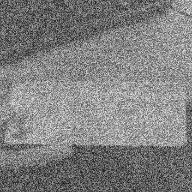
#> input picture amit_bhardwaj_ht/gray_train_val_test/train/full_visibility/GICSD_10_3_113.png, 192 x 192 px; its folder holds only this picture in this run
$ python train.py
#> lines starting #> are read from the running program, lines starting #| are printed output that depends on the picture
# -*- coding: utf-8 -*-
"""
Created on Thu Jun 3 01:06:56 2020

@author: Amit B
"""

import cv2
import numpy as np
import os


# Get the training classes names and store them in a list
#folder names for class names

train_path = './gray_train_val_test/train/'
training_names = os.listdir(train_path)
# Get path to all images and save them in a list
# image_paths and the corresponding label in image_paths
image_paths = []
image_classes = []
class_id = 0

#To make it easy to list all file names in a directory let us define a function
#
def imglist(path):
    #print([os.path.join(path, f) for f in os.listdir(path)])
    return [os.path.join(path, f) for f in os.listdir(path)]
#Fill the placeholder empty lists with image path, classes, and add class ID number
#

for training_name in training_names:
    #print(training_name)
    dir = os.path.join(train_path, training_name)
    class_path = imglist(dir)
    #print(class_path)
    image_paths+=class_path

    image_classes+=[class_id]*len(class_path)
    print(image_classes)
    class_id+=1


#print(image_paths,image_classes)

#Create feature extraction and keypoint detector objects
    #SIFT is not available anymore in openCV
# Create List where all the descriptors will be stored
des_list = []

brisk = cv2.BRISK_create(30)

for image_path in image_paths:
    im = cv2.imread(image_path)
#> im is the input picture: shape (192, 192, 3); min 13, max 237, mean 128.3
    kpts, des = brisk.detectAndCompute(im, None)
#> kpts = 1315 keypoints; strongest (x, y, size): (20, 44, 8.4), (21, 44, 8.4), (109, 146, 10.7), (128, 15, 8.4)
    des_list.append((image_path, des))

# Stack all the descriptors vertically in a numpy array
descriptors = des_list[0][1]
for image_path, descriptor in des_list[1:]:
    descriptors = np.vstack((descriptors, descriptor))
#> this loop made 1 pass

#kmeans works only on float, so convert integers to float
descriptors_float = descriptors.astype(float)

# Perform k-means clustering and vector quantization
from scipy.cluster.vq import kmeans, vq

k = 200 # tried with various values
voc, variance = kmeans(descriptors_float, k, 1)
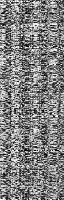
#> voc: shape (200, 64) float64; min 0, max 255, mean 128.4
#> variance = 567

# Calculate the histogram of features and represent them as vector
#vq Assigns codes from a code book to observations.
im_features = np.zeros((len(image_paths), k), "float32")
for i in range(len(image_paths)):
    words, distance = vq(des_list[i][1],voc)
    for w in words:
        im_features[i][w] += 1

# Perform Tf-Idf vectorization
nbr_occurences = np.sum( (im_features > 0) * 1, axis = 0)
#> nbr_occurences = 200 values, max 2 at index 0, min 1 at index 1, mean 1.95
idf = np.array(np.log((1.0*len(image_paths)+1) / (1.0*nbr_occurences + 1)), 'float32')
#> idf = 200 values, max 0.405 at index 1, min 0 at index 0, mean 0.0203

# Scaling the words
#Standardize features by removing the mean and scaling to unit variance
#In a way normalization
#> (the run stopped early here; a loop or call above may not have finished)
